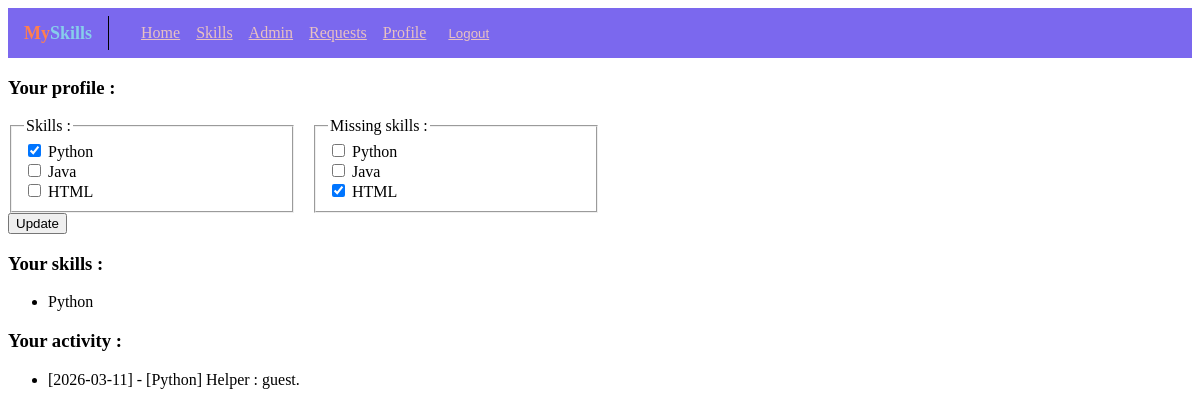
Page /skills/profile/1/ (signed in) on the earlier database version.
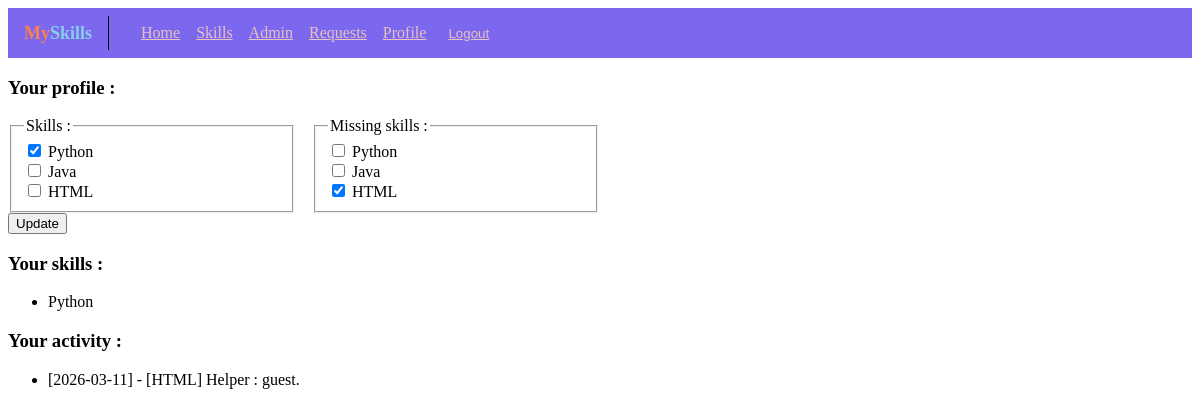
Same page on the later database version.
### skills/models.py (models this page shows, shortened)
class Skill(models.Model):
    skill_name = models.CharField(max_length=100)
    def __str__(self):
        return self.skill_name

class Activity(models.Model):
    activity_date = models.DateField()
    request = models.ForeignKey(Request, related_name="request", on_delete=models.CASCADE)
    helper = models.ForeignKey(Profile, related_name="helper", on_delete=models.CASCADE)
    class Meta:
        verbose_name = "activity"
        verbose_name_plural = "activities"
    def __str__(self):
        return (f"[{self.activity_date}] - [{self.request.needed_skill}]" +
                f"\n\tHelper : {self.helper.user.username}.")

class Request(models.Model):
    author = models.ForeignKey(Profile, on_delete=models.CASCADE)
    schedule = DaysField()
    needed_skill = models.ForeignKey(Skill, on_delete=models.CASCADE)

class Profile(models.Model):
    user = models.OneToOneField(User, on_delete=models.CASCADE)
    skills = models.ManyToManyField(Skill, related_name="skills")
    missing_skills = models.ManyToManyField(Skill, related_name="missing_skills")

### skills/views.py (the view)
# urls.py: path("profile/<int:pk>/", views.profile, name="profile"),
@login_required
def profile(request, pk):
    pf = get_object_or_404(Profile, pk=pk)
    if request.method == "POST":
        form = ProfileForm(request.POST, instance=pf)
        if form.is_valid():
            pf_form = form.save(commit=False)
            new_skill = form.cleaned_data["skills"]
            pf.skills.set(new_skill)
            pf_form.save()
            return HttpResponseRedirect(reverse("skills:profile", args=(pk,)))
    else:
        form = ProfileForm(instance=pf)
    return render(request, "skills/profile.html", {
        "skills": Profile.objects.get(pk=pk).skills.all(),
        "activities": Activity.objects.filter(Q(request__author__pk=pk) | Q(helper__pk=pk)),
        "form": form,
    })

### skills/forms.py
class ProfileForm(forms.ModelForm):
    class Meta:
        model = Profile
        fields = ["skills", "missing_skills"]
        widgets = {
            "skills": forms.CheckboxSelectMultiple(),
            "missing_skills": forms.CheckboxSelectMultiple()
        }

### skills/templates/skills/profile.html (shortened to what this page needs)
{% extends "base.html" %}
{% load static %}
{% block style %}<link rel="stylesheet" href="{% static 'skills/profile.css' %}">{% endblock %}
{% block content %}
    <h3>Your profile :</h3>
    <form method="post">
        <div class="form-content">
        {{form}}
        </div>
        <button type="submit">Update</button>
    </form>
    {% if skills %}
        <h3>Your skills :</h3>
        <ul>
            {% for skill in skills %}
                <li><a>
                    {{skill.skill_name}}
                </a></li>
            {% endfor %}
        </ul>
    {% else %}
        <h3>No skills available.</h3>
    {% endif %}
    {% if activities %}
        <h3>Your activity :</h3>
        <ul>
            {% for a in activities %}
                <li><a>
                    {{a}}
                </a></li>
            {% endfor %}
        </ul>
    {% else %}
        <h3>No activity available.</h3>
    {% endif %}
{% endblock %}

Differences in the rows shown:
removed Activity: activity_date+request+helper "[2026-03-11] - [Python] Helper : guest."
added Activity: activity_date+request+helper "[2026-03-11] - [HTML] Helper : guest."
